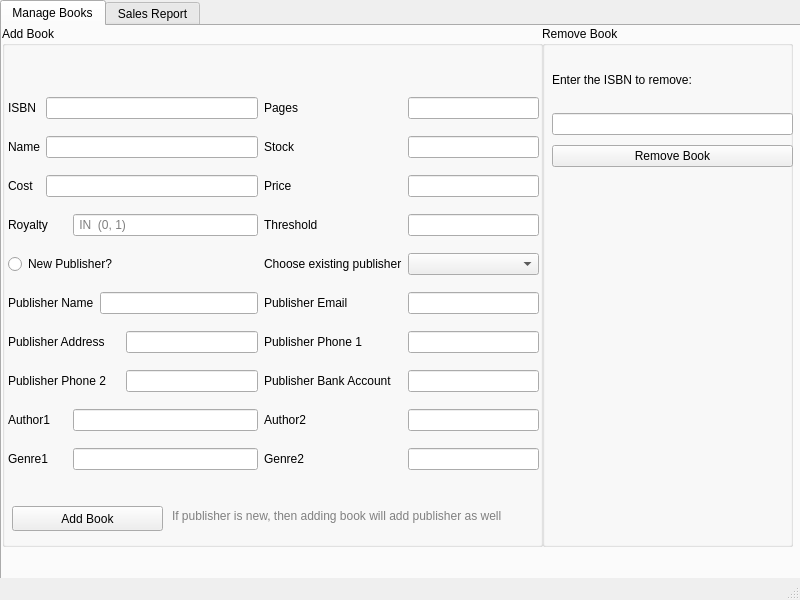
<?xml version="1.0" encoding="UTF-8"?>
<ui version="4.0">
 <class>AdminWindow</class>
 <widget class="QMainWindow" name="AdminWindow">
  <property name="geometry">
   <rect>
    <x>0</x>
    <y>0</y>
    <width>800</width>
    <height>600</height>
   </rect>
  </property>
  <property name="windowTitle">
   <string>AdminWindow</string>
  </property>
  <widget class="QWidget" name="centralwidget">
   <widget class="QTabWidget" name="tabWidget">
    <property name="geometry">
     <rect>
      <x>0</x>
      <y>0</y>
      <width>801</width>
      <height>639</height>
     </rect>
    </property>
    <property name="currentIndex">
     <number>0</number>
    </property>
    <widget class="QWidget" name="tab_books">
     <attribute name="title">
      <string>Manage Books</string>
     </attribute>
     <widget class="QGroupBox" name="groupBox">
      <property name="geometry">
       <rect>
        <x>0</x>
        <y>0</y>
        <width>541</width>
        <height>521</height>
       </rect>
      </property>
      <property name="title">
       <string>Add Book</string>
      </property>
      <widget class="QPushButton" name="pushButton_add">
       <property name="geometry">
        <rect>
         <x>10</x>
         <y>480</y>
         <width>151</width>
         <height>25</height>
        </rect>
       </property>
       <property name="text">
        <string>Add Book</string>
       </property>
      </widget>
      <widget class="QLabel" name="label_16">
       <property name="geometry">
        <rect>
         <x>170</x>
         <y>480</y>
         <width>361</width>
         <height>20</height>
        </rect>
       </property>
       <property name="styleSheet">
        <string notr="true">color:gray;</string>
       </property>
       <property name="text">
        <string>If publisher is new, then adding book will add publisher as well</string>
       </property>
      </widget>
      <widget class="QWidget" name="">
       <property name="geometry">
        <rect>
         <x>6</x>
         <y>60</y>
         <width>531</width>
         <height>401</height>
        </rect>
       </property>
       <layout class="QGridLayout" name="gridLayout">
        <item row="0" column="0">
         <widget class="QLabel" name="label_2">
          <property name="text">
           <string>ISBN</string>
          </property>
         </widget>
        </item>
        <item row="0" column="1" colspan="4">
         <widget class="QLineEdit" name="lineEdit_isbn"/>
        </item>
        <item row="0" column="5">
         <widget class="QLabel" name="label_7">
          <property name="text">
           <string>Pages</string>
          </property>
         </widget>
        </item>
        <item row="0" column="6">
         <widget class="QLineEdit" name="lineEdit_pages"/>
        </item>
        <item row="1" column="0">
         <widget class="QLabel" name="label_3">
          <property name="text">
           <string>Name</string>
          </property>
         </widget>
        </item>
        <item row="1" column="1" colspan="4">
         <widget class="QLineEdit" name="lineEdit_name"/>
        </item>
        <item row="1" column="5">
         <widget class="QLabel" name="label_8">
          <property name="text">
           <string>Stock</string>
          </property>
         </widget>
        </item>
        <item row="1" column="6">
         <widget class="QLineEdit" name="lineEdit_stock"/>
        </item>
        <item row="2" column="0">
         <widget class="QLabel" name="label_4">
          <property name="text">
           <string>Cost</string>
          </property>
         </widget>
        </item>
        <item row="2" column="1" colspan="4">
         <widget class="QLineEdit" name="lineEdit_cost"/>
        </item>
        <item row="2" column="5">
         <widget class="QLabel" name="label_9">
          <property name="text">
           <string>Price</string>
          </property>
         </widget>
        </item>
        <item row="2" column="6">
         <widget class="QLineEdit" name="lineEdit_price"/>
        </item>
        <item row="3" column="0" colspan="2">
         <widget class="QLabel" name="label_5">
          <property name="text">
           <string>Royalty</string>
          </property>
         </widget>
        </item>
        <item row="3" column="2" colspan="3">
         <widget class="QLineEdit" name="lineEdit_royalty">
          <property name="placeholderText">
           <string> IN  (0, 1)</string>
          </property>
         </widget>
        </item>
        <item row="3" column="5">
         <widget class="QLabel" name="label_10">
          <property name="text">
           <string>Threshold</string>
          </property>
         </widget>
        </item>
        <item row="3" column="6">
         <widget class="QLineEdit" name="lineEdit_threshold">
          <property name="placeholderText">
           <string/>
          </property>
         </widget>
        </item>
        <item row="4" column="0" colspan="4">
         <widget class="QRadioButton" name="radioButton_new">
          <property name="text">
           <string>New Publisher?</string>
          </property>
         </widget>
        </item>
        <item row="4" column="5">
         <widget class="QLabel" name="label_17">
          <property name="text">
           <string>Choose existing publisher</string>
          </property>
         </widget>
        </item>
        <item row="4" column="6">
         <widget class="QComboBox" name="comboBox_publishers"/>
        </item>
        <item row="5" column="0" colspan="3">
         <widget class="QLabel" name="label_6">
          <property name="text">
           <string>Publisher Name</string>
          </property>
         </widget>
        </item>
        <item row="5" column="3" colspan="2">
         <widget class="QLineEdit" name="lineEdit_pub_name"/>
        </item>
        <item row="5" column="5">
         <widget class="QLabel" name="label_11">
          <property name="text">
           <string>Publisher Email</string>
          </property>
         </widget>
        </item>
        <item row="5" column="6">
         <widget class="QLineEdit" name="lineEdit_pub_email"/>
        </item>
        <item row="6" column="0" colspan="4">
         <widget class="QLabel" name="label_12">
          <property name="text">
           <string>Publisher Address</string>
          </property>
         </widget>
        </item>
        <item row="6" column="4">
         <widget class="QLineEdit" name="lineEdit_pub_address"/>
        </item>
        <item row="6" column="5">
         <widget class="QLabel" name="label_13">
          <property name="text">
           <string>Publisher Phone 1</string>
          </property>
         </widget>
        </item>
        <item row="6" column="6">
         <widget class="QLineEdit" name="lineEdit_pub_phone1"/>
        </item>
        <item row="7" column="0" colspan="4">
         <widget class="QLabel" name="label_14">
          <property name="text">
           <string>Publisher Phone 2</string>
          </property>
         </widget>
        </item>
        <item row="7" column="4">
         <widget class="QLineEdit" name="lineEdit_pub_phone2"/>
        </item>
        <item row="7" column="5">
         <widget class="QLabel" name="label_15">
          <property name="text">
           <string>Publisher Bank Account</string>
          </property>
         </widget>
        </item>
        <item row="7" column="6">
         <widget class="QLineEdit" name="lineEdit_pub_bank"/>
        </item>
        <item row="8" column="0" colspan="2">
         <widget class="QLabel" name="label_18">
          <property name="text">
           <string>Author1</string>
          </property>
         </widget>
        </item>
        <item row="8" column="2" colspan="3">
         <widget class="QLineEdit" name="lineEdit_author1"/>
        </item>
        <item row="8" column="5">
         <widget class="QLabel" name="label_19">
          <property name="text">
           <string>Author2</string>
          </property>
         </widget>
        </item>
        <item row="9" column="0" colspan="2">
         <widget class="QLabel" name="label_20">
          <property name="text">
           <string>Genre1</string>
          </property>
         </widget>
        </item>
        <item row="9" column="2" colspan="3">
         <widget class="QLineEdit" name="lineEdit_genre1"/>
        </item>
        <item row="9" column="5">
         <widget class="QLabel" name="label_21">
          <property name="text">
           <string>Genre2</string>
          </property>
         </widget>
        </item>
        <item row="8" column="6">
         <widget class="QLineEdit" name="lineEdit_author2"/>
        </item>
        <item row="9" column="6">
         <widget class="QLineEdit" name="lineEdit_genre2"/>
        </item>
       </layout>
      </widget>
     </widget>
     <widget class="QGroupBox" name="groupBox_2">
      <property name="geometry">
       <rect>
        <x>540</x>
        <y>0</y>
        <width>251</width>
        <height>521</height>
       </rect>
      </property>
      <property name="title">
       <string>Remove Book</string>
      </property>
      <widget class="QWidget" name="layoutWidget">
       <property name="geometry">
        <rect>
         <x>10</x>
         <y>30</y>
         <width>241</width>
         <height>111</height>
        </rect>
       </property>
       <layout class="QVBoxLayout" name="verticalLayout" stretch="1,1,1">
        <property name="spacing">
         <number>10</number>
        </property>
        <property name="sizeConstraint">
         <enum>QLayout::SetDefaultConstraint</enum>
        </property>
        <item>
         <widget class="QLabel" name="label">
          <property name="text">
           <string>Enter the ISBN to remove:</string>
          </property>
         </widget>
        </item>
        <item>
         <widget class="QLineEdit" name="lineEdit_remove"/>
        </item>
        <item>
         <widget class="QPushButton" name="pushButton_remove">
          <property name="text">
           <string>Remove Book</string>
          </property>
         </widget>
        </item>
       </layout>
      </widget>
     </widget>
    </widget>
    <widget class="QWidget" name="tab_report">
     <attribute name="title">
      <string>Sales Report</string>
     </attribute>
     <widget class="QPushButton" name="pushButton">
      <property name="geometry">
       <rect>
        <x>650</x>
        <y>10</y>
        <width>80</width>
        <height>25</height>
       </rect>
      </property>
      <property name="text">
       <string>refresh</string>
      </property>
     </widget>
     <widget class="QWidget" name="">
      <property name="geometry">
       <rect>
        <x>20</x>
        <y>50</y>
        <width>761</width>
        <height>141</height>
       </rect>
      </property>
      <layout class="QHBoxLayout" name="horizontalLayout_3">
       <item>
        <widget class="QLabel" name="label_27">
         <property name="text">
          <string>Sales vs Expenses</string>
         </property>
        </widget>
       </item>
       <item>
        <widget class="QTableView" name="tableView_report">
         <attribute name="horizontalHeaderDefaultSectionSize">
          <number>120</number>
         </attribute>
        </widget>
       </item>
      </layout>
     </widget>
     <widget class="QWidget" name="">
      <property name="geometry">
       <rect>
        <x>20</x>
        <y>210</y>
        <width>761</width>
        <height>311</height>
       </rect>
      </property>
      <layout class="QHBoxLayout" name="horizontalLayout_4">
       <item>
        <layout class="QHBoxLayout" name="horizontalLayout">
         <item>
          <widget class="QLabel" name="label_24">
           <property name="text">
            <string>Sales per genre</string>
           </property>
          </widget>
         </item>
         <item>
          <widget class="QTableView" name="tableView_genre_report">
           <attribute name="horizontalHeaderDefaultSectionSize">
            <number>130</number>
           </attribute>
          </widget>
         </item>
        </layout>
       </item>
       <item>
        <layout class="QHBoxLayout" name="horizontalLayout_2">
         <item>
          <widget class="QLabel" name="label_33">
           <property name="text">
            <string>Sales per author</string>
           </property>
          </widget>
         </item>
         <item>
          <widget class="QTableView" name="tableView_author_report">
           <attribute name="horizontalHeaderDefaultSectionSize">
            <number>130</number>
           </attribute>
          </widget>
         </item>
        </layout>
       </item>
      </layout>
     </widget>
    </widget>
   </widget>
  </widget>
  <widget class="QMenuBar" name="menubar">
   <property name="geometry">
    <rect>
     <x>0</x>
     <y>0</y>
     <width>800</width>
     <height>22</height>
    </rect>
   </property>
  </widget>
  <widget class="QStatusBar" name="statusbar">
   <property name="styleSheet">
    <string notr="true">color:red;</string>
   </property>
  </widget>
 </widget>
 <resources/>
 <connections/>
</ui>
